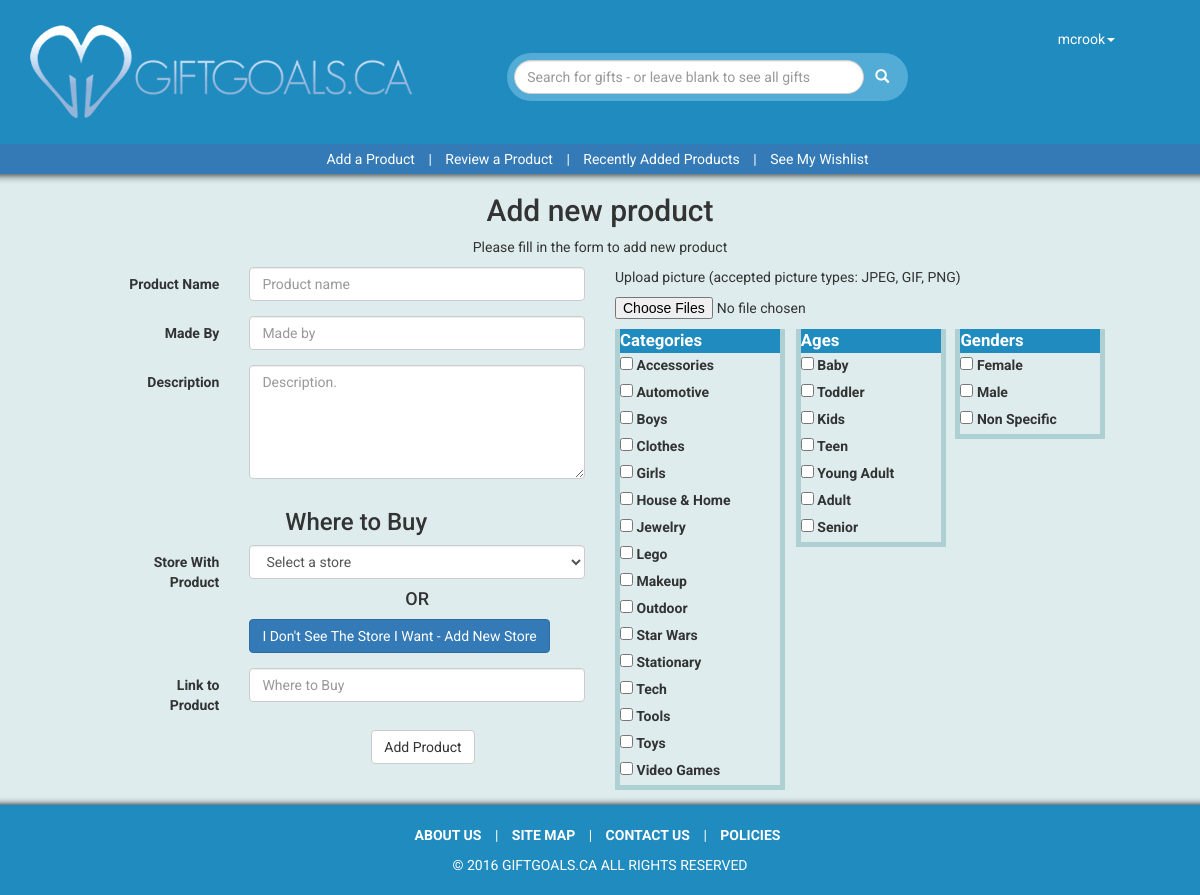
Screenshot of /newproduct.php (signed in) with the database file from the repository.
### tables this page shows
CREATE TABLE IF NOT EXISTS `categories` (
  `catID` int(11) NOT NULL AUTO_INCREMENT,
  `catName` varchar(50) NOT NULL,
  PRIMARY KEY (`catID`)
);

CREATE TABLE IF NOT EXISTS `ages` (
  `ageID` int(11) NOT NULL AUTO_INCREMENT,
  `ageText` varchar(50) NOT NULL,
  PRIMARY KEY (`ageID`)
);

CREATE TABLE IF NOT EXISTS `genders` (
  `genderID` int(11) NOT NULL AUTO_INCREMENT,
  `genderText` varchar(20) NOT NULL,
  PRIMARY KEY (`genderID`)
);

### newproduct.php (the view, shortened to what this page needs)
<?php
include_once "header.php";
?>
<h2 class="text-center">Add new product</h2>
  <p class="text-center">Please fill in the form to add new product</p>
      <div class="row">
        <form class="form-horizontal" action="<?php  echo htmlspecialchars($_SERVER['PHP_SELF']); ?> " method="post" enctype="multipart/form-data">
          <div class="col-sm-5 col-sm-offset-1">
            <div class="form-group">
              <label for="pname" class="col-sm-3 control-label">Product Name</label>
              <div class="col-sm-9">
                <input id="pName" type="text" class="form-control" name="productName" placeholder="Product name" required="required" autofocus />
              </div>
            </div>
            <div class="form-group">
              <label for="madeBy" class="col-sm-3 control-label">Made By</label>
              <div class="col-sm-9">
                <input type="text" class="form-control" name="madeBy" placeholder="Made by" autofocus />
              </div>
            </div>
            <div class="form-group">
              <label for="description" class="col-sm-3 control-label">Description</label>
              <div class="col-sm-9">
                <textarea name="description" class="form-control"  rows="5" required placeholder="Description."></textarea>
              </div>
            </div>
            <div class="wtb"><h3>Where to Buy</h3></div>
            <div class="form-group"  id="selStore">
              <label for="stores" class="col-sm-3 control-label">Store With Product</label>
              <div class="col-sm-9">
                <select name="stores" id="stores" class="form-control">
                <option value="-1">Select a store</option>
                </select>
                <h4 class="wtb">OR</h4><input name="nStore" type="button" id="nStore" value="I Don't See The Store I Want - Add New Store" class="btn btn-primary" onClick="setVis('addStore')">
              </div>
            </div>
            <div class="form-group">
              <label for="whereToBuy" class="col-sm-3 control-label">Link to Product</label>
              <div class="col-sm-9">
                <input type="text" class="form-control" name="whereToBuy" required="required" placeholder="Where to Buy" autofocus />
              </div>
            </div>            <div class="form-group">
              <div class="col-sm-offset-6 col-sm-6">
                <button type="submit" name="submitProduct" class="btn btn-default">Add Product</button>
              </div>
            </div>
          </div>
          <div class="col-sm-5">
            <p>Upload picture (accepted picture types: JPEG, GIF, PNG)</p>
              <input type="file" name="txtUpload[]" multiple size="5" accept=".jpg, .gif, .png"/>
          </div>
          <div class="col-sm-5">
            <table width="500">
              <tr valign="top"><td>
                  <table width='170' class="categories"><tr><th>Categories</th></tr>
                    <?php
                    $catquery = "select * from categories order by catName";
                    $cats = $conn->query($catquery);
                    while($row = $cats->fetch_assoc())
                    {
                      print <<<Mark
      <tr>
        <td><label>
          <input type='checkbox' name='categories[]' value='$row[catID]'>
          $row[catName]</label></td>
      </tr>
Mark;
                    }
                    ?>
                  </table>
                </td><td>
                  <table width='150' class="categories"><tr><th>Ages</th></tr>
                    <?php
                    $agequery = "select * from ages order by ageID";
                    $ages = $conn->query($agequery);
                    while($row = $ages->fetch_assoc())
                    {
                      print <<<Mark
      <tr>
        <td><label>
          <input type='checkbox' name='ages[]' value='$row[ageID]'>
          $row[ageText]</label></td>
      </tr>
Mark;
                    }
                    ?>    </table>
                </td>
                <td>
                  <table width='150' class="categories"><tr><th>Genders</th></tr>
                    <?php
                    $genderquery = "select * from genders order by genderText";
                    $genders = $conn->query($genderquery);
                    while($row = $genders->fetch_assoc())
                    {
                      print <<<Mark
      <tr>
        <td><label>
          <input type='checkbox' name='genders[]' value='$row[genderID]'>
          $row[genderText]</label></td>
      </tr>
Mark;
                    }
                    ?>    </table>
              </tr>
            </table>
          </div>
        </form>
      </div>
<?php include_once "footer.php"; ?>

### style.css (style rules this page uses)
body { min-height: 10%; overflow-x: hidden; background-color: #deeced; font-family: 'Roboto', sans-serif; }

### newproduct.php (style rules this page uses)
.categories { border-right: thick solid #AED0D2; border-left: thick solid #AED0D2; border-bottom: thick solid #AED0D2; }
.categories th { background-color: #1f8bbf; color: white; border-top:: thick solid #AED0D2; font-size: 1.2em; }
.wtb { text-align:center; }
#nStore { text-align:center; }

### rows the page displays
categories: catName "Accessories"
categories: catName "Automotive"
categories: catName "Boys"
categories: catName "Clothes"
categories: catName "Girls"
categories: catName "House & Home"
categories: catName "Jewelry"
categories: catName "Lego"
categories: catName "Makeup"
categories: catName "Outdoor"
categories: catName "Star Wars"
categories: catName "Stationary"
categories: catName "Tech"
categories: catName "Tools"
categories: catName "Toys"
categories: catName "Video Games"
ages: ageText "Baby"
ages: ageText "Toddler"
ages: ageText "Kids"
ages: ageText "Teen"
ages: ageText "Young Adult"
ages: ageText "Adult"
ages: ageText "Senior"
genders: genderText "Female"
genders: genderText "Male"
genders: genderText "Non Specific"

### other values shown
$_SESSION['userName'] "mcrook"
